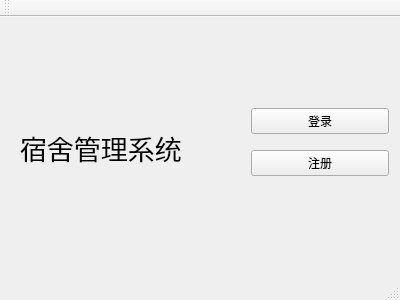
<?xml version="1.0" encoding="UTF-8"?>
<ui version="4.0">
 <class>MainWindow</class>
 <widget class="QMainWindow" name="MainWindow">
  <property name="geometry">
   <rect>
    <x>0</x>
    <y>0</y>
    <width>400</width>
    <height>300</height>
   </rect>
  </property>
  <property name="windowTitle">
   <string>MainWindow</string>
  </property>
  <widget class="QWidget" name="centralWidget">
   <widget class="QLabel" name="label">
    <property name="geometry">
     <rect>
      <x>20</x>
      <y>70</y>
      <width>221</width>
      <height>121</height>
     </rect>
    </property>
    <property name="font">
     <font>
      <pointsize>20</pointsize>
     </font>
    </property>
    <property name="text">
     <string>宿舍管理系统</string>
    </property>
   </widget>
   <widget class="QWidget" name="verticalLayoutWidget">
    <property name="geometry">
     <rect>
      <x>240</x>
      <y>70</y>
      <width>160</width>
      <height>111</height>
     </rect>
    </property>
    <layout class="QVBoxLayout" name="verticalLayout">
     <item>
      <widget class="QPushButton" name="login">
       <property name="text">
        <string>登录</string>
       </property>
      </widget>
     </item>
     <item>
      <widget class="QPushButton" name="signin">
       <property name="text">
        <string>注册</string>
       </property>
      </widget>
     </item>
    </layout>
   </widget>
  </widget>
  <widget class="QMenuBar" name="menuBar">
   <property name="geometry">
    <rect>
     <x>0</x>
     <y>0</y>
     <width>400</width>
     <height>26</height>
    </rect>
   </property>
  </widget>
  <widget class="QToolBar" name="mainToolBar">
   <attribute name="toolBarArea">
    <enum>TopToolBarArea</enum>
   </attribute>
   <attribute name="toolBarBreak">
    <bool>false</bool>
   </attribute>
  </widget>
  <widget class="QStatusBar" name="statusBar"/>
 </widget>
 <layoutdefault spacing="6" margin="11"/>
 <resources/>
 <connections/>
</ui>
